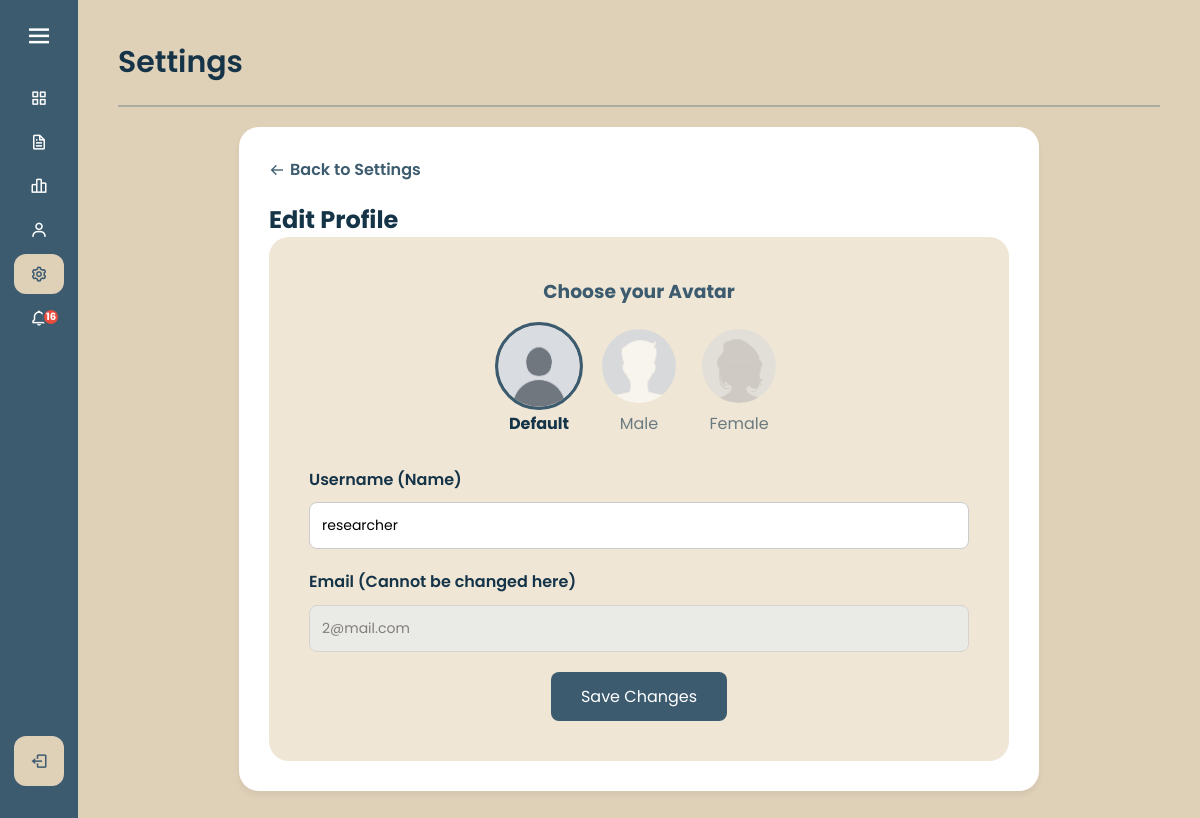
The app's page /settings.php?view=profile (signed in), older data.
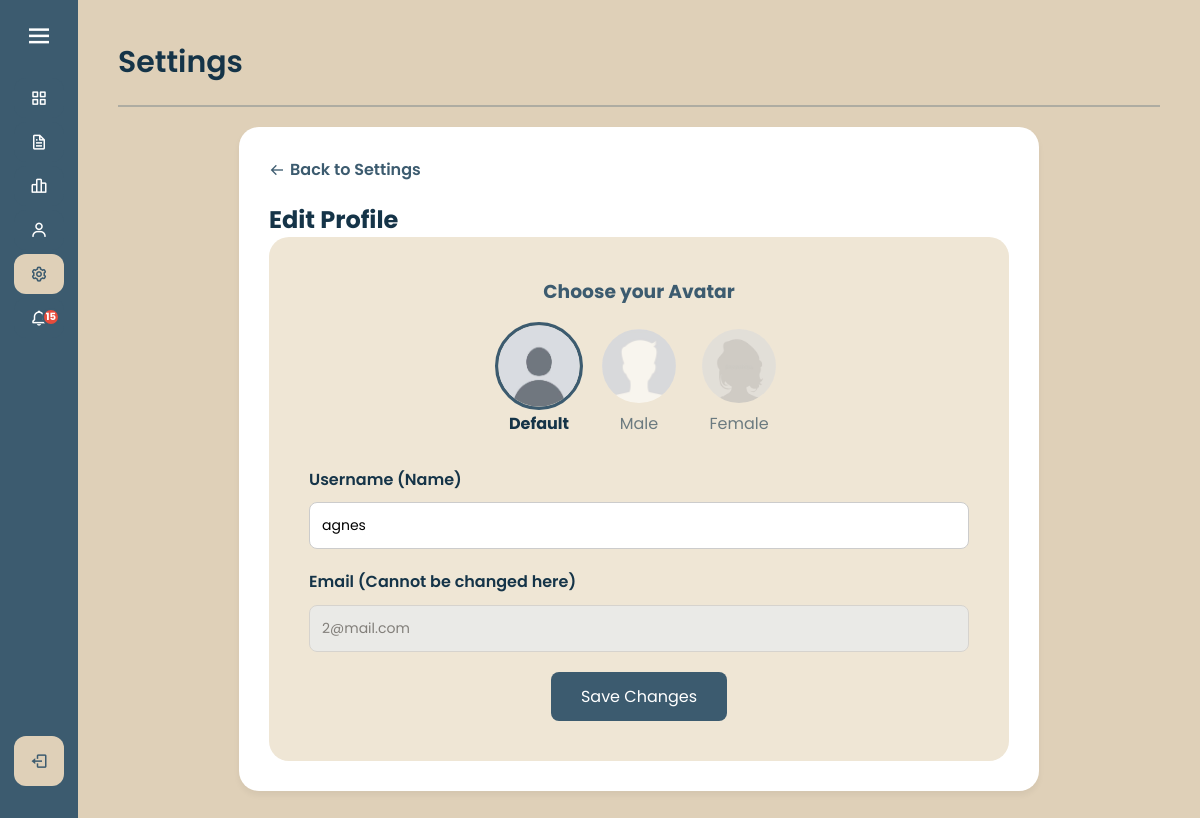
The same page, newer data.
### tables this page shows
CREATE TABLE `users` (
  `id` int(10) UNSIGNED NOT NULL,
  `name` varchar(255) NOT NULL,
  `email` varchar(255) NOT NULL,
  `password` varchar(255) NOT NULL,
  `role` enum('researcher','reviewer','hod','admin') NOT NULL,
  `notify_email` tinyint(1) DEFAULT 1,
  `notify_system` tinyint(1) DEFAULT 1,
  `profile_pic` varchar(255) DEFAULT 'default.png',
  `avatar` enum('default','male','female') DEFAULT 'default',
  `notify_new_assign` tinyint(1) DEFAULT 1,
  `notify_appeals` tinyint(1) DEFAULT 1,
  `notify_hod_approve` tinyint(1) DEFAULT 1,
  `notify_hod_reject` tinyint(1) DEFAULT 1,
  `status` enum('PENDING','APPROVED','REJECTED') DEFAULT 'PENDING'
);

### settings.php (the view, shortened to what this page needs)
<?php
require 'config.php';
$view = $_GET['view'] ?? 'menu';
$email = $_SESSION['email'];
$query = "SELECT name, profile_pic, notify_email, notify_new_assign, notify_appeals, notify_hod_approve, notify_hod_reject FROM users WHERE email = ?";
$stmt = $conn->prepare($query);
$stmt->bind_param("s", $email);
$stmt->execute();
$user_data = $stmt->get_result()->fetch_assoc();
$current_name = $user_data['name'] ?? 'User';
?>
<!DOCTYPE html>
<html lang="en">
<head>
    <link rel="stylesheet" href="styling/style.css">
    <link href="https://unpkg.com/boxicons@2.1.4/css/boxicons.min.css" rel="stylesheet">
</head>
<body>
    <?php include 'sidebar.php'; ?>
    <section class="home-section">
        <div class="welcome-text">Settings</div>
        <hr style="border: 1px solid #3C5B6F; opacity: 0.3; margin: 20px 0;">
        <div class="form-box" style="max-width: 800px; margin: 0 auto;">
            <?php if ($view === 'menu'): ?>
                <p style="margin-bottom: 30px;">Manage your account preferences.</p>
                <a href="settings.php?view=profile" class="settings-nav-btn">
                    <span>Edit Profile</span>
                    <i class='bx bx-user'></i>
                </a>
                <a href="settings.php?view=security" class="settings-nav-btn">
                    <span>Account Security</span>
                    <i class='bx bx-shield-quarter'></i>
                </a>
                <a href="settings.php?view=notifications" class="settings-nav-btn">
                    <span>Notification Preferences</span>
                    <i class='bx bx-bell'></i>
                </a>
            <?php elseif ($view === 'profile'): ?>
                <a href="settings.php" class="btn-back"><i class='bx bx-arrow-back'></i> Back to Settings</a>
                <h2>Edit Profile</h2>
                <form action="settings.php?view=profile" method="POST" class="profile-form">
                    <h3 style="margin-bottom: 20px; color: #3C5B6F;">Choose your Avatar</h3>
                    <div class="avatar-selector">
                        <label class="avatar-option">
                            <img src="images/default.png" alt="Default">
                            <span>Default</span>
                        </label>
                        <label class="avatar-option">
                            <img src="images/male.png" alt="Male">
                            <span>Male</span>
                        </label>
                        <label class="avatar-option">
                            <img src="images/female.png" alt="Female">
                            <span>Female</span>
                        </label>
                    </div>
                    <div class="input-group" style="margin-top: 30px;">
                        <label>Username (Name)</label>
                        <input type="text" name="name" value="<?= htmlspecialchars($current_name) ?>" class="form-control">
                    </div>
                    <div class="input-group">
                        <label>Email (Cannot be changed here)</label>
                        <input type="text" value="<?= htmlspecialchars($email) ?>" class="form-control" disabled style="background: #e9ecef; cursor: not-allowed; opacity: 0.7;">
                    </div>
                    <button type="submit" name="update_profile" class="btn-save">Save Changes</button>
                </form>
            <?php endif; ?>
        </div>
    </section>
</body>
</html>

### sidebar.php (shortened to what this page needs)
<?php
require_once 'config.php';
$current = basename($_SERVER['PHP_SELF']);
$dashboardLink = 'index.php';
if (isset($_SESSION['role'])) {
    switch ($_SESSION['role']) {
        case 'researcher': $dashboardLink = 'researcher_dashboard.php'; break;
    }
}
$unread_count = 0;
if (isset($_SESSION['email']) && isset($conn)) {
    $n_stmt = $conn->prepare("SELECT COUNT(*) as count FROM notifications WHERE user_email = ? AND is_read = 0");
    $n_stmt->bind_param("s", $_SESSION['email']);
    $n_stmt->execute();
    $unread_count = (int)($n_stmt->get_result()->fetch_assoc()['count'] ?? 0);
}
?>
<div class="sidebar" id="sidebar">
    <div class="logo-details">
        <i class='bx bx-menu' id="btn" onclick="toggleSidebar()"></i>
    </div>
    <ul class="nav-list">
        <li>
            <a href="<?= $dashboardLink ?>" class="<?= $current == basename($dashboardLink) ? 'active' : '' ?>">
                <i class='bx bx-grid-alt'></i>
            </a>
        </li>
        <?php if (isset($_SESSION['role']) && $_SESSION['role'] == 'researcher'): ?>
            <li>
                <a href="researcher_page.php" class="<?= $current == 'researcher_page.php' ? 'active' : '' ?>">
                    <i class='bx bx-file'></i>
                </a>
            </li>
            <li>
                <a href="researcher_analytics.php" class="<?= $current == 'researcher_analytics.php' ? 'active' : '' ?>">
                    <i class='bx bx-bar-chart-alt-2'></i>
                </a>
            </li>
        <?php endif; ?>
        <li>
            <a href="profile.php" class="<?= $current == 'profile.php' ? 'active' : '' ?>">
                <i class='bx bx-user'></i>
            </a>
        </li>
        <li>
            <a href="settings.php" class="<?= $current == 'settings.php' ? 'active' : '' ?>">
                <i class='bx bx-cog'></i>
            </a>
        </li>
        <li>
            <a href="notifications.php" class="<?= $current == 'notifications.php' ? 'active' : '' ?>" style="position: relative;">
                <i class='bx bx-bell'></i>
                <?php if ($unread_count > 0): ?>
                    <span class="notif-badge"><?= $unread_count ?></span>
                <?php endif; ?>
            </a>
        </li>
        <li class="profile">
            <a href="logout.php">
                <i class='bx bx-log-out' id="log_out"></i>
            </a>
        </li>
    </ul>
</div>

### styling/style.css (style rules this page uses)
* { margin: 0; padding: 0; box-sizing: border-box; font-family: "Poppins", sans-serif; }
body { background-color: #DFD0B8; }
.sidebar { position: fixed; left: 0; top: 0; height: 100%; width: 78px; background: #3C5B6F; padding: 6px 14px; z-index: 999; transition: all 0.5s ease; }
.sidebar .logo-details { height: 60px; display: flex; align-items: center; position: relative; }
.sidebar .logo-details i { color: #fff; font-size: 30px; margin-right: 15px; cursor: pointer; transition: all 0.5s ease; min-width: 50px; text-align: center; }
.sidebar .nav-list { margin-top: 20px; height: 100%; }
.sidebar li { position: relative; margin: 8px 0; list-style: none; }
.sidebar li a { display: flex; height: 100%; width: 100%; border-radius: 12px; align-items: center; text-decoration: none; transition: all 0.4s ease; background: #3C5B6F; }
.sidebar li a:hover, .sidebar li a.active { background: #DFD0B8; }
.sidebar li a i { color: #fff; height: 50px; min-width: 50px; font-size: 20px; text-align: center; line-height: 50px; }
.sidebar li a:hover i, .sidebar li a.active i { color: #3C5B6F; }
.home-section { position: relative; background-color: #DFD0B8; min-height: 100vh; top: 0; left: 78px; width: calc(100% - 78px); transition: all 0.5s ease; z-index: 1; padding: 40px; color: #153448; }
.home-section .welcome-text { color: #153448; font-size: 30px; font-weight: 600; margin-bottom: 10px; display: flex; align-items: center; gap: 10px; }
.home-section p, .home-section li, .home-section td, .home-section label { color: #153448; font-size: 16px; line-height: 1.6; }
.form-box { background: #fff; padding: 30px; border-radius: 20px; max-width: 600px; box-shadow: 0 4px 6px rgba(0,0,0,0.05); }
.profile-form { background: #EFE6D5; padding: 40px; border-radius: 20px; text-align: center; }
input[type="text"], input[type="email"], input[type="password"], input[type="file"], select, textarea { width: 100%; padding: 12px; border-radius: 8px; border: 1px solid #ccc; font-size: 14px; background: #fff; margin-top: 5px; }
.input-group { text-align: left; margin-bottom: 20px; }
.input-group label { display: block; margin-bottom: 5px; font-weight: 600; color: #153448; }
.btn-save { background: #3C5B6F; color: white; border: none; padding: 12px 30px; border-radius: 8px; cursor: pointer; font-size: 16px; transition: 0.3s; display: inline-block; text-align: center; }
.btn-back { display: inline-flex; align-items: center; gap: 5px; margin-bottom: 20px; color: #3C5B6F; text-decoration: none; font-weight: 600; }
.notif-badge { position: absolute; top: 10px; left: 28px; height: 18px; width: 18px; background-color: #e74c3c; color: #fff; border-radius: 50%; font-size: 10px; font-weight: bold; display: flex; align-items: center; justify-content: center; z-index: 10; border: 2px solid #3C5B6F; animation: pulse-red 2s infinite; }
.avatar-selector { display: flex; justify-content: center; gap: 20px; margin-bottom: 20px; }
.avatar-option { cursor: pointer; text-align: center; opacity: 0.6; transition: 0.3s; }
.avatar-option img { width: 80px; height: 80px; border-radius: 50%; border: 3px solid transparent; display: block; margin: 0 auto 5px auto; }
.avatar-option input[type="radio"]:checked + img { border-color: #3C5B6F; transform: scale(1.1); }
.avatar-option:has(input:checked) { opacity: 1; font-weight: bold; }
.sidebar .nav-list { display: flex; flex-direction: column; height: calc(100vh - 60px); padding-bottom: 20px; margin-top: 10px; overflow-y: auto; overflow-x: hidden; }
.sidebar li { position: relative; margin: 2px 0; list-style: none; }
.sidebar li a i { color: #fff; height: 40px; min-width: 50px; font-size: 18px; text-align: center; line-height: 40px; }
.sidebar li.profile { margin-top: auto !important; margin-bottom: 10px !important; background: #DFD0B8 !important; border-radius: 12px !important; transition: all 0.3s ease; height: 50px; display: flex; align-items: center; }
.sidebar li.profile a { background: transparent !important; height: 100%; }
.sidebar li.profile a i { color: #3C5B6F !important; height: 50px; line-height: 50px; }

Row changes from the older to the newer data that the page shows:
changed users: name "researcher" → "agnes"
Text that changed along with them:
$unread_count: "16" → "15"
